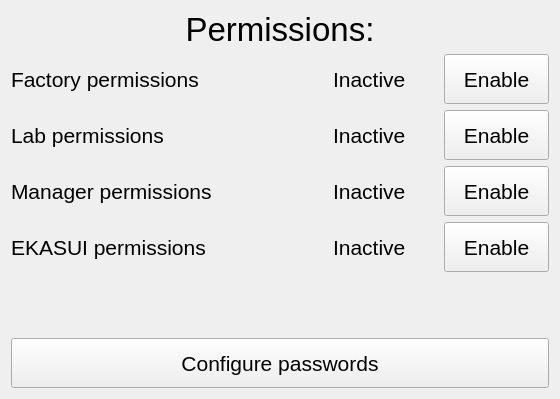
<?xml version="1.0" encoding="UTF-8"?>
<ui version="4.0">
 <class>PermissionsPage</class>
 <widget class="QWidget" name="PermissionsPage">
  <property name="geometry">
   <rect>
    <x>0</x>
    <y>0</y>
    <width>560</width>
    <height>399</height>
   </rect>
  </property>
  <property name="windowTitle">
   <string>Form</string>
  </property>
  <layout class="QVBoxLayout" name="verticalLayout_2">
   <item>
    <widget class="QLabel" name="label">
     <property name="sizePolicy">
      <sizepolicy hsizetype="Preferred" vsizetype="Preferred">
       <horstretch>0</horstretch>
       <verstretch>0</verstretch>
      </sizepolicy>
     </property>
     <property name="font">
      <font>
       <pointsize>25</pointsize>
      </font>
     </property>
     <property name="text">
      <string>Permissions:</string>
     </property>
     <property name="alignment">
      <set>Qt::AlignCenter</set>
     </property>
    </widget>
   </item>
   <item>
    <layout class="QVBoxLayout" name="verticalLayout">
     <item>
      <layout class="QHBoxLayout" name="horizontalLayout" stretch="3,1,1">
       <property name="rightMargin">
        <number>0</number>
       </property>
       <property name="bottomMargin">
        <number>0</number>
       </property>
       <item>
        <widget class="QLabel" name="label_2">
         <property name="font">
          <font>
           <pointsize>16</pointsize>
          </font>
         </property>
         <property name="text">
          <string>Factory permissions</string>
         </property>
        </widget>
       </item>
       <item>
        <widget class="QLabel" name="factoryPermissionLabel">
         <property name="font">
          <font>
           <pointsize>16</pointsize>
          </font>
         </property>
         <property name="text">
          <string>Inactive</string>
         </property>
        </widget>
       </item>
       <item>
        <widget class="QPushButton" name="factoryPermissionButton">
         <property name="minimumSize">
          <size>
           <width>0</width>
           <height>50</height>
          </size>
         </property>
         <property name="font">
          <font>
           <pointsize>16</pointsize>
          </font>
         </property>
         <property name="focusPolicy">
          <enum>Qt::NoFocus</enum>
         </property>
         <property name="text">
          <string>Enable</string>
         </property>
        </widget>
       </item>
      </layout>
     </item>
     <item>
      <layout class="QHBoxLayout" name="horizontalLayout_2" stretch="3,1,1">
       <property name="bottomMargin">
        <number>0</number>
       </property>
       <item>
        <widget class="QLabel" name="labPermissionsTitle">
         <property name="font">
          <font>
           <pointsize>16</pointsize>
          </font>
         </property>
         <property name="text">
          <string>Lab permissions</string>
         </property>
        </widget>
       </item>
       <item>
        <widget class="QLabel" name="labPermissionLabel">
         <property name="font">
          <font>
           <pointsize>16</pointsize>
          </font>
         </property>
         <property name="text">
          <string>Inactive</string>
         </property>
        </widget>
       </item>
       <item>
        <widget class="QPushButton" name="labPermissionButton">
         <property name="minimumSize">
          <size>
           <width>0</width>
           <height>50</height>
          </size>
         </property>
         <property name="font">
          <font>
           <pointsize>16</pointsize>
          </font>
         </property>
         <property name="focusPolicy">
          <enum>Qt::NoFocus</enum>
         </property>
         <property name="text">
          <string>Enable</string>
         </property>
        </widget>
       </item>
      </layout>
     </item>
     <item>
      <layout class="QHBoxLayout" name="horizontalLayout_3" stretch="3,1,1">
       <property name="bottomMargin">
        <number>0</number>
       </property>
       <item>
        <widget class="QLabel" name="managerPermissionsTitle">
         <property name="font">
          <font>
           <pointsize>16</pointsize>
          </font>
         </property>
         <property name="text">
          <string>Manager permissions</string>
         </property>
        </widget>
       </item>
       <item>
        <widget class="QLabel" name="managerPermissionLabel">
         <property name="font">
          <font>
           <pointsize>16</pointsize>
          </font>
         </property>
         <property name="text">
          <string>Inactive</string>
         </property>
        </widget>
       </item>
       <item>
        <widget class="QPushButton" name="managerPermissionButton">
         <property name="minimumSize">
          <size>
           <width>0</width>
           <height>50</height>
          </size>
         </property>
         <property name="font">
          <font>
           <pointsize>16</pointsize>
          </font>
         </property>
         <property name="focusPolicy">
          <enum>Qt::NoFocus</enum>
         </property>
         <property name="text">
          <string>Enable</string>
         </property>
        </widget>
       </item>
      </layout>
     </item>
     <item>
      <layout class="QHBoxLayout" name="horizontalLayout_4" stretch="3,1,1">
       <property name="bottomMargin">
        <number>0</number>
       </property>
       <item>
        <widget class="QLabel" name="ekasuiPermissionsTitle">
         <property name="font">
          <font>
           <pointsize>16</pointsize>
          </font>
         </property>
         <property name="text">
          <string>EKASUI permissions</string>
         </property>
        </widget>
       </item>
       <item>
        <widget class="QLabel" name="ekasuiPermissionLabel">
         <property name="font">
          <font>
           <pointsize>16</pointsize>
          </font>
         </property>
         <property name="text">
          <string>Inactive</string>
         </property>
        </widget>
       </item>
       <item>
        <widget class="QPushButton" name="ekasuiPermissionButton">
         <property name="minimumSize">
          <size>
           <width>0</width>
           <height>50</height>
          </size>
         </property>
         <property name="font">
          <font>
           <pointsize>16</pointsize>
          </font>
         </property>
         <property name="focusPolicy">
          <enum>Qt::NoFocus</enum>
         </property>
         <property name="text">
          <string>Enable</string>
         </property>
        </widget>
       </item>
      </layout>
     </item>
     <item>
      <spacer name="verticalSpacer">
       <property name="orientation">
        <enum>Qt::Vertical</enum>
       </property>
       <property name="sizeHint" stdset="0">
        <size>
         <width>20</width>
         <height>40</height>
        </size>
       </property>
      </spacer>
     </item>
     <item>
      <widget class="QPushButton" name="configurePasswordsButton">
       <property name="minimumSize">
        <size>
         <width>0</width>
         <height>50</height>
        </size>
       </property>
       <property name="font">
        <font>
         <pointsize>16</pointsize>
        </font>
       </property>
       <property name="focusPolicy">
        <enum>Qt::NoFocus</enum>
       </property>
       <property name="text">
        <string>Configure passwords</string>
       </property>
      </widget>
     </item>
    </layout>
   </item>
  </layout>
 </widget>
 <resources/>
 <connections/>
</ui>
